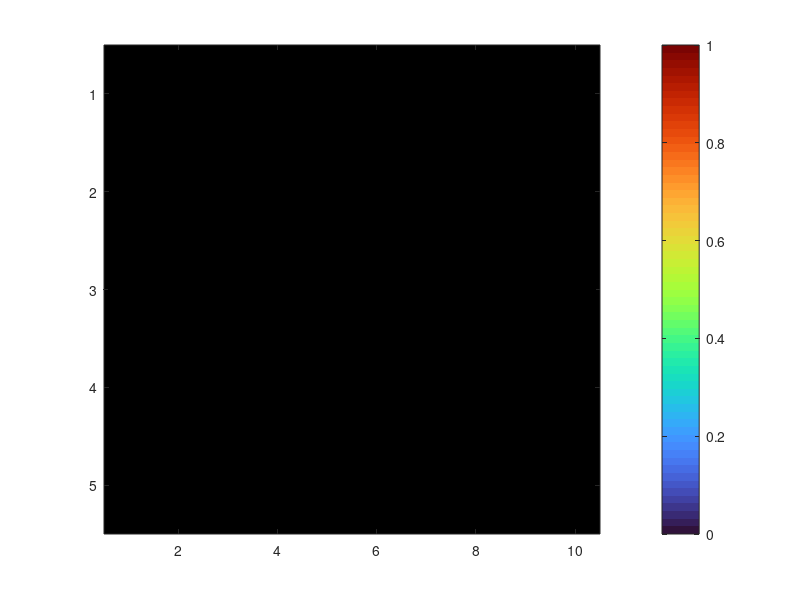

The MATLAB script that drew this image: (Note: this script raises an error after producing the figure.)
function ig_actor_heatmap(outDir)
%PLOT_IG_ACTOR_HEATMAP Heatmap of actor IG (target='all', coarse) per input
% group, comparing E1-E5.
% rows = methods (E1, E2, E3, E5, E4)
% cols = input groups
% color = actor IG attribution %
% Each cell has numeric % overlay.
%
% Usage:
%   plot_ig_actor_heatmap()         % open figure, do NOT save
%   plot_ig_actor_heatmap('/dir')   % save PDF, keep figure open

if nargin < 1, outDir = ''; end
if ~isempty(outDir) && exist(outDir, 'dir') ~= 7, mkdir(outDir); end

ckpts = { ...
    'E1', 'exper_qs_resi_load_boost_3_seed_45_pemass'; ...
    'E2', 'exper_qs_noresi_load_boost_3_seed_45_pemass'; ...
    'E3', 'exper_history_only_load_boost_3_seed_45_pemass'; ...
    'E5', 'May25_01-00-47_exper_qs_resi_load_boost_3_no_torq_seed_45_pemass'; ...
    'E4', 'May24_19-30-38_exper_history_only_no_torq_load_boost_3_seed_45_pemass'; ...
};
% Display order: most-attended first (prev_actions), then torque-related groups,
% then encoder outputs (highlights est_mass < 0.5%).
groups = { ...
    'previous_actions',  'prev actions'; ...
    'dof_pos',           'dof pos'; ...
    'dof_vel',           'dof vel'; ...
    'projected_gravity', 'gravity'; ...
    'est_lin_vel',       'enc/est lin vel'; ...
    'torques',           'raw torques'; ...
    'qs_combined',       'QS features (load+resid)'; ...
    'est_com_delta',     'enc/est com'; ...
    'est_mass',          'enc/est mass'; ...
    'base_ang_vel',      'base ang vel'; ...
};
nC = size(ckpts, 1);
nG = size(groups, 1);
M = nan(nC, nG);

for c = 1:nC
    csvPath = find_latest_actor_ig(ckpts{c, 2});
    if isempty(csvPath)
        warning('No actor_ig CSV for %s', ckpts{c, 1}); continue;
    end
    attr = load_actor_coarse_all(csvPath);
    for g = 1:nG
        gName = groups{g, 1};
        if strcmp(gName, 'qs_combined')
            v = 0;
            if isKey(attr, 'qs_load_features'), v = v + attr('qs_load_features'); end
            if isKey(attr, 'qs_residual_baseline'), v = v + attr('qs_residual_baseline'); end
            M(c, g) = v;
        elseif isKey(attr, gName)
            M(c, g) = attr(gName);
        else
            M(c, g) = 0;
        end
    end
end

% --- Plot
fig = figure('Color', 'w', 'Position', [120, 120, 1100, 380]);
imagesc(M);
try, colormap(turbo); catch, colormap(parula); end
cb = colorbar;
cb.Label.String = 'Attribution [%]';
cb.Label.FontSize = 11;

set(gca, ...
    'XTick', 1:nG, 'XTickLabel', groups(:, 2), ...
    'YTick', 1:nC, 'YTickLabel', ckpts(:, 1), ...
    'TickLabelInterpreter', 'none', 'FontSize', 11);
try, xtickangle(25); catch, end
title('Actor IG attribution per input group (target = action, coarse)');
xlabel('Input group');
ylabel('Method');

cMax = max(M(:), [], 'omitnan');
if isempty(cMax) || ~isfinite(cMax) || cMax == 0, cMax = 1; end
for c = 1:nC
    for g = 1:nG
        v = M(c, g);
        if ~isfinite(v), continue; end
        ratio = v / cMax;
        if ratio > 0.55, txtColor = 'w'; else, txtColor = 'k'; end
        text(g, c, sprintf('%.1f', v), ...
             'HorizontalAlignment', 'center', ...
             'Color', txtColor, 'FontSize', 10, 'FontWeight', 'bold');
    end
end

if ~isempty(outDir)
    pdfPath = fullfile(outDir, 'ig_actor_heatmap.pdf');
    try
        exportgraphics(fig, pdfPath, 'ContentType', 'vector', 'BackgroundColor', 'white');
    catch
        print(fig, pdfPath, '-dpdf', '-bestfit');
    end
    fprintf('[plot_ig_actor_heatmap] saved %s\n', pdfPath);
end

fprintf('\nActor IG attribution (%%):\n');
fprintf('  %-6s ', 'ckpt');
for g = 1:nG, fprintf('%14s ', groups{g, 1}); end
fprintf('\n');
for c = 1:nC
    fprintf('  %-6s ', ckpts{c, 1});
    for g = 1:nG, fprintf('%14.2f ', M(c, g)); end
    fprintf('\n');
end
end


function attr = load_actor_coarse_all(csvPath)
attr = containers.Map('KeyType', 'char', 'ValueType', 'double');
fid = fopen(csvPath, 'r');
if fid < 0, return; end
header = strsplit(fgetl(fid), ',');
[~, iT]  = ismember('target', header);
[~, iGS] = ismember('groupset', header);
[~, iG]  = ismember('group', header);
[~, iP]  = ismember('percent', header);
while ~feof(fid)
    line = fgetl(fid);
    if ~ischar(line) || isempty(line), continue; end
    cols = strsplit(line, ',');
    if numel(cols) < max([iT, iGS, iG, iP]), continue; end
    if ~strcmp(cols{iT}, 'all'), continue; end
    if ~strcmp(cols{iGS}, 'coarse'), continue; end
    g = cols{iG};
    p = str2double(cols{iP});
    if isempty(g) || isnan(p), continue; end
    attr(g) = p;
end
fclose(fid);
end


function csvPath = find_latest_actor_ig(runName)
csvPath = '';
d = dir(fullfile(repo_root(), 'logs', 'wheelfoot_flat', 'WF_TRON1A', ...
                 runName, 'actor_ig', 'actor_ig_summary*.csv'));
if isempty(d), return; end
[~, idx] = max([d.datenum]);
csvPath = fullfile(d(idx).folder, d(idx).name);
end


function root = repo_root()
root = fileparts(fileparts(fileparts(mfilename('fullpath'))));
end
